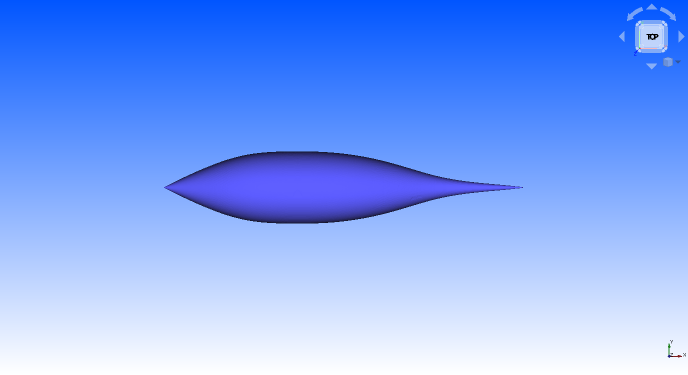
#> input picture images/img_optimal2/10_0.1.png, 1376 x 750 px (shown at 1/2 size); its folder holds 4 pictures in this run
$ python image_packaging.py
#> lines starting #> are read from the running program, lines starting #| are printed output that depends on the picture
# -*- coding: utf-8 -*-
"""
Created on Mon Jan  2 14:02:15 2023

@author: Vardhan Harsh (Vanderbilt University)
"""
import cv2
import glob,os

print(os.getcwd())

def chunkify(lst,n):
    return [lst[i*5:(i+1)*5] for i in range(n)]


images = []; name=[]
print(images)
for file in glob.glob('*.png'):
   im= cv2.imread(file)
#> im is the input picture: shape (750, 1376, 3); mean B, G, R 251.9, 164.8, 125.1

   print(im.shape)
#| (750, 1376, 3)
   im = cv2.resize(im, (0, 0), fx = 0.5, fy = 0.5)
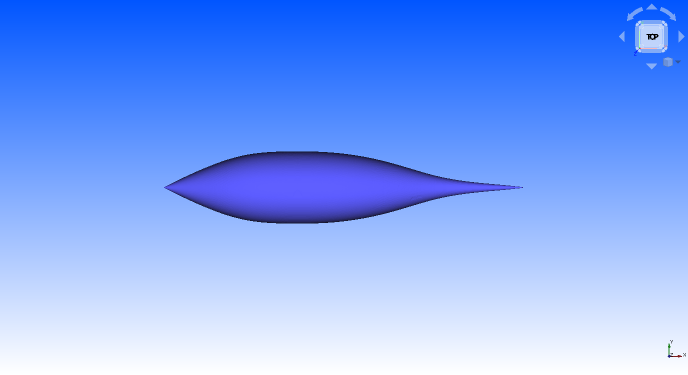
#> im: shape (375, 688, 3); mean B, G, R 251.9, 164.9, 125.3
   print('resized image:',im.shape)
#| resized image: (375, 688, 3)
   im=im[125:275, 150:550]
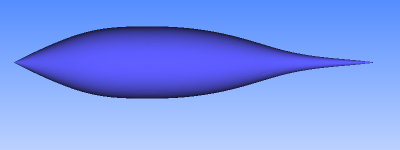
#> im: shape (150, 400, 3); mean B, G, R 242.4, 151.8, 123

   #cv2.imshow('image',im)
   #cv2.waitKey(0)
   images.append(im)
   name.append(file)
#> pass 2 of the loop `for file in glob.glob('*.png'):`:
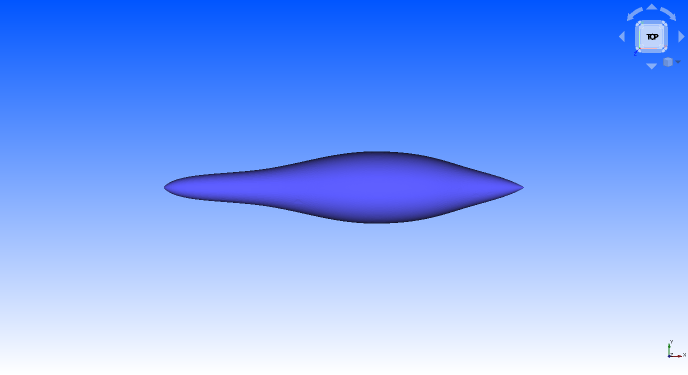
#> input picture images/img_optimal2/10_10.png, 1376 x 750 px (shown at 1/2 size)
#> im is the input picture: shape (750, 1376, 3); mean B, G, R 251.8, 164.6, 125
#| (750, 1376, 3)
#> `im = cv2.resize(im, (0, 0), fx = 0.5, fy = 0.5)`:
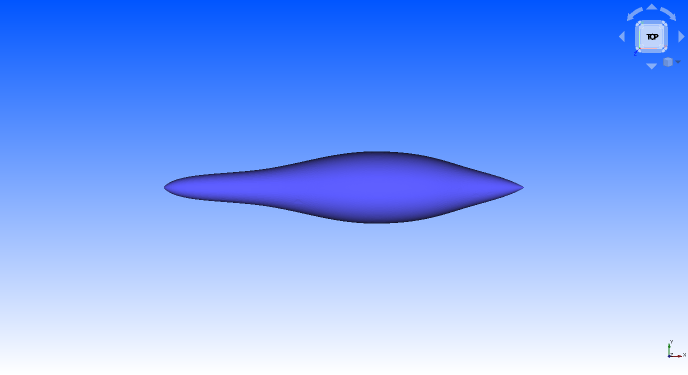
#> im: shape (375, 688, 3); mean B, G, R 251.9, 164.7, 125.1
#| resized image: (375, 688, 3)
#> `im=im[125:275, 150:550]`:
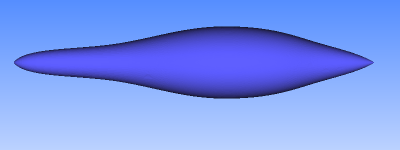
#> im: shape (150, 400, 3); mean B, G, R 242, 150.8, 122.5
#> pass 3 of the loop `for file in glob.glob('*.png'):`:
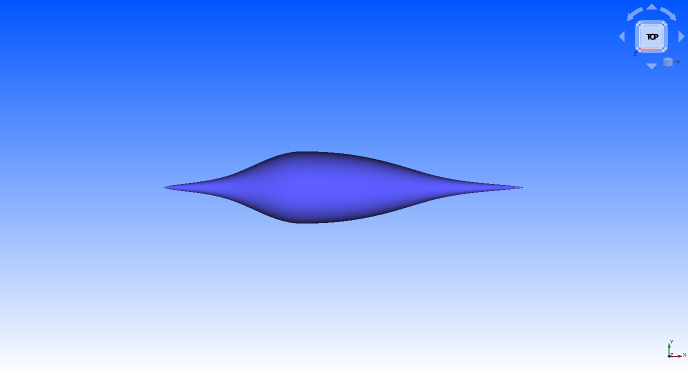
#> input picture images/img_optimal2/10_2.png, 1376 x 750 px (shown at 1/2 size)
#> im is the input picture: shape (750, 1376, 3); mean B, G, R 252.4, 165.7, 125.6
#| (750, 1376, 3)
#> `im = cv2.resize(im, (0, 0), fx = 0.5, fy = 0.5)`:
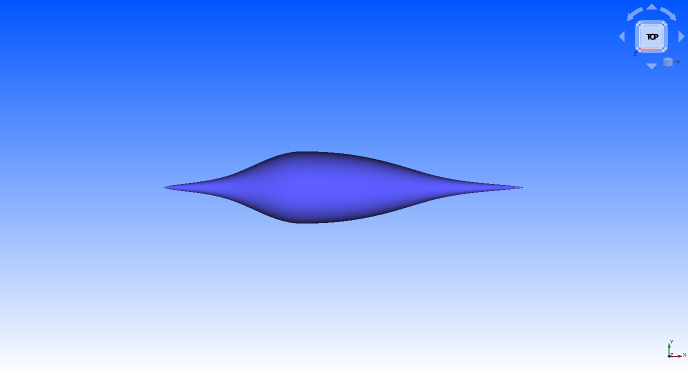
#> im: shape (375, 688, 3); mean B, G, R 252.4, 165.8, 125.7
#| resized image: (375, 688, 3)
#> `im=im[125:275, 150:550]`:
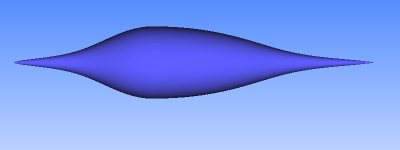
#> im: shape (150, 400, 3); mean B, G, R 244.2, 155.5, 125
#> the loop made 4 passes; the first 3 are shown


print('Len of images:',len(images),'name is:',name)

split_name=chunkify(name, 5)
split_images=chunkify(images, 5)
print(len(split_name))
im_name=['v10','v1','v25','v5','v75']
for k in range(len(split_images)):
   myorder = [0,2,4,1,3]
#> (the run stopped early here; a loop or call above may not have finished)
